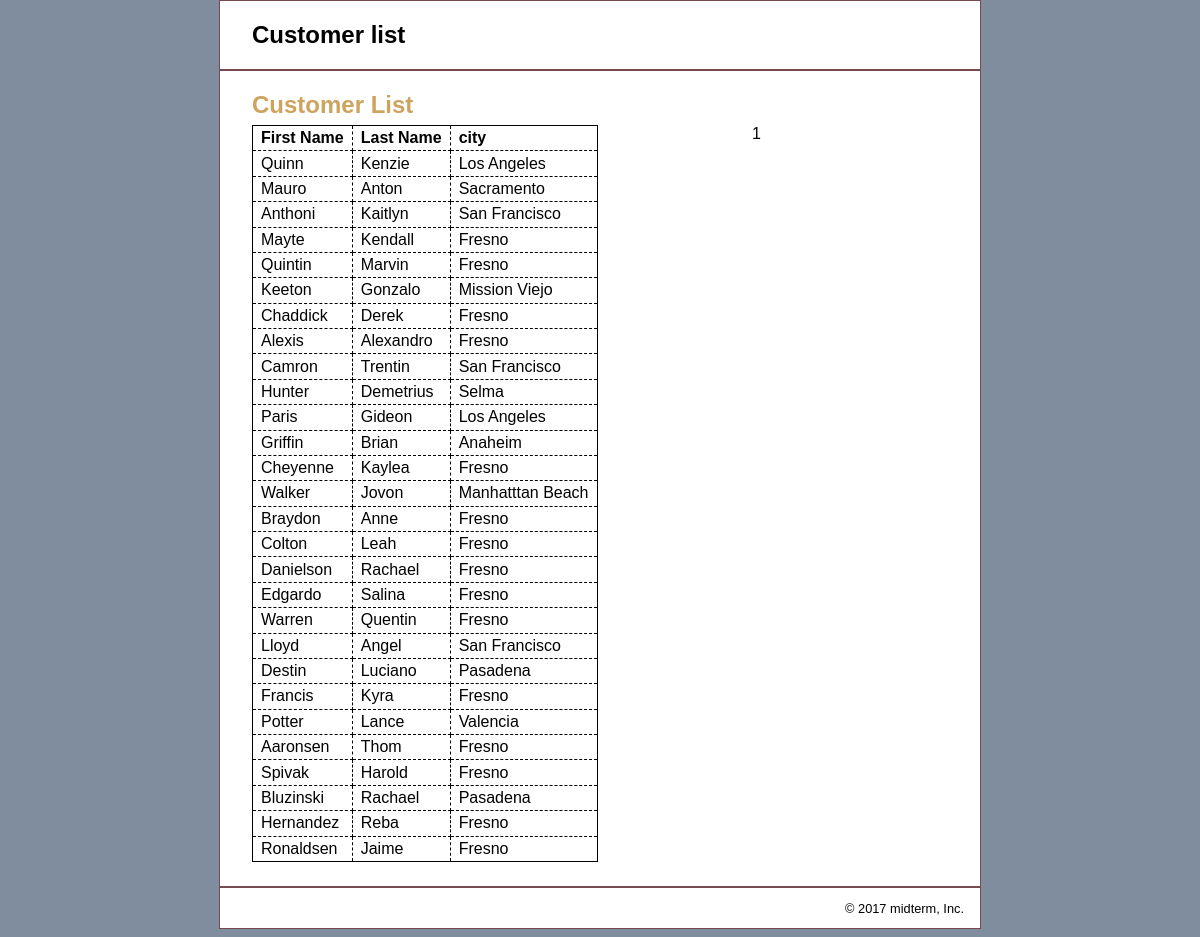
The page / on the database its author committed.
### tables this page shows
CREATE TABLE customers (
    customerID int NOT NULL AUTO_INCREMENT,
    firstName varchar(50) NOT NULL,
    lastName varchar(50) NOT NULL,
    address varchar(50) NOT NULL,
    city varchar(50) NOT NULL,
    state varchar(50) NOT NULL,
    postalCode varchar(20) NOT NULL,
    countryCode char(2) NOT NULL,
    phone varchar(20) NOT NULL,
    email varchar(50) NOT NULL UNIQUE,
    password varchar(20) NOT NULL,
    PRIMARY KEY (customerID)
);

### index.php (the view, shortened to what this page needs)
<?php
require_once('database.php');
 $state='CA';
 $query = "SELECT lastName, firstName, city FROM customers WHERE state = ?";
 $stmt = $db->prepare($query);
 $stmt->bind_param('s', $state);
 $stmt->execute();
$stmt->store_result();
 $stmt->bind_result($lastName, $firstName, $city);
?>
<!DOCTYPE html>
<html>
<head>
    <link rel="stylesheet" type="text/css" href="main.css" />
</head>
<body>
    <div id="page">
    <div id="header">
        <h1>Customer list</h1>
    </div>
    <div id="main">
        <h1>Customer List</h1>
       1
        <div id="content">
            <table>
                <tr>
                    <th>First Name</th>
                    <th>Last Name</th>
                    <th>city</th>
                </tr>
                <?php while($stmt->fetch()): ?>
                <tr>
                    <td><?php  echo $lastName; ?></td>
                    <td><?php  echo $firstName; ?></td>
                    <td><?php echo $city; ?></td>
                </tr>
                <?php endwhile; ?>
            </table>
        </div>
    </div>
    <div id="footer">
        <p>&copy; <?php echo date("Y"); ?> midterm, Inc.</p>
    </div>
    </div>
</body>
</html>

### main.css (style rules this page uses)
body { margin-top: 0; background-color: rgb(128, 141, 159); font-family: Arial, Helvetica, sans-serif; }
h1 { font-size: 150%; margin: 0; padding: .5em 0 .25em; }
h1, h2 { color: rgb(205, 163, 94); }
table { border: 1px solid black; border-collapse: collapse; }
td, th { border: 1px dashed black; padding: .2em .5em .2em .5em; vertical-align: top; text-align: left; }
#page { width: 760px; margin: 0 auto; background-color: white; border: 1px solid rgb(119, 75, 77); }
#header { margin: 0; border-bottom: 2px solid rgb(119, 75, 77); padding: .5em 2em; }
#header h1 { margin: 0; padding: .5em 0; color: black; }
#main { margin: 0; padding: .5em 2em; }
#content { float: left; width: 500px; padding-bottom: 1.5em; }
#footer { clear: both; margin-top: 1em; padding-right: 1em; border-top: 2px solid rgb(119, 75, 77); }
#footer p { text-align: right; font-size: 80%; margin: 1em 0; }

### rows shown on the page
customers: lastName "Quinn", firstName "Kenzie", city "Los Angeles"
customers: lastName "Mauro", firstName "Anton", city "Sacramento"
customers: lastName "Anthoni", firstName "Kaitlyn", city "San Francisco"
customers: lastName "Mayte", firstName "Kendall", city "Fresno"
customers: lastName "Quintin", firstName "Marvin", city "Fresno"
customers: lastName "Keeton", firstName "Gonzalo", city "Mission Viejo"
customers: lastName "Chaddick", firstName "Derek", city "Fresno"
customers: lastName "Alexis", firstName "Alexandro", city "Fresno"
customers: lastName "Camron", firstName "Trentin", city "San Francisco"
customers: lastName "Hunter", firstName "Demetrius", city "Selma"
customers: lastName "Paris", firstName "Gideon", city "Los Angeles"
customers: lastName "Griffin", firstName "Brian", city "Anaheim"
customers: lastName "Cheyenne", firstName "Kaylea", city "Fresno"
customers: lastName "Walker", firstName "Jovon", city "Manhatttan Beach"
customers: lastName "Braydon", firstName "Anne", city "Fresno"
customers: lastName "Colton", firstName "Leah", city "Fresno"
customers: lastName "Danielson", firstName "Rachael", city "Fresno"
customers: lastName "Edgardo", firstName "Salina", city "Fresno"
customers: lastName "Warren", firstName "Quentin", city "Fresno"
customers: lastName "Lloyd", firstName "Angel", city "San Francisco"
customers: lastName "Destin", firstName "Luciano", city "Pasadena"
customers: lastName "Francis", firstName "Kyra", city "Fresno"
customers: lastName "Potter", firstName "Lance", city "Valencia"
customers: lastName "Aaronsen", firstName "Thom", city "Fresno"
customers: lastName "Spivak", firstName "Harold", city "Fresno"
customers: lastName "Bluzinski", firstName "Rachael", city "Pasadena"
customers: lastName "Hernandez", firstName "Reba", city "Fresno"
customers: lastName "Ronaldsen", firstName "Jaime", city "Fresno"
